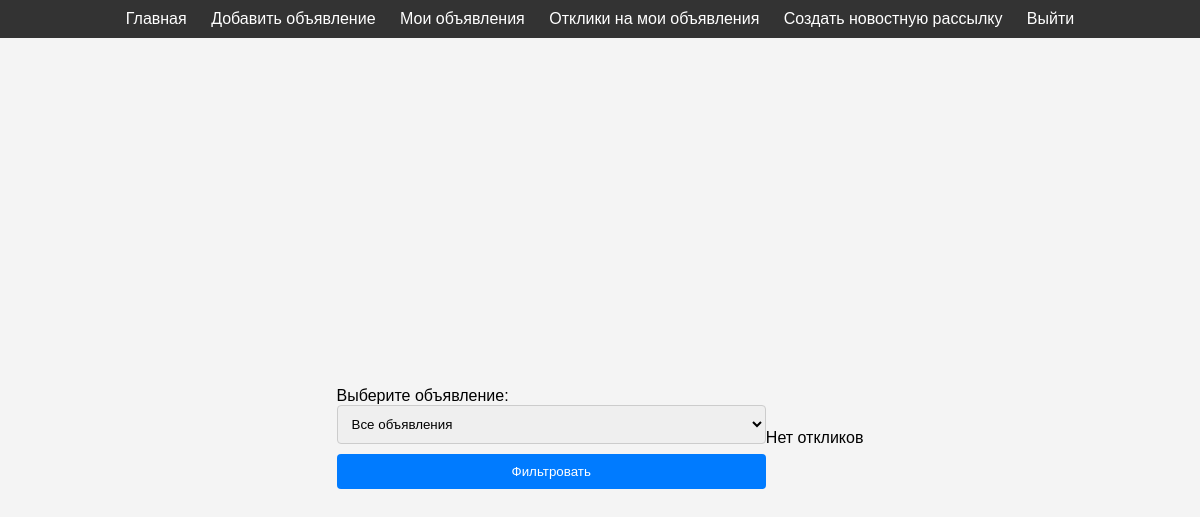
The app's page /reply/ (signed in), older data.
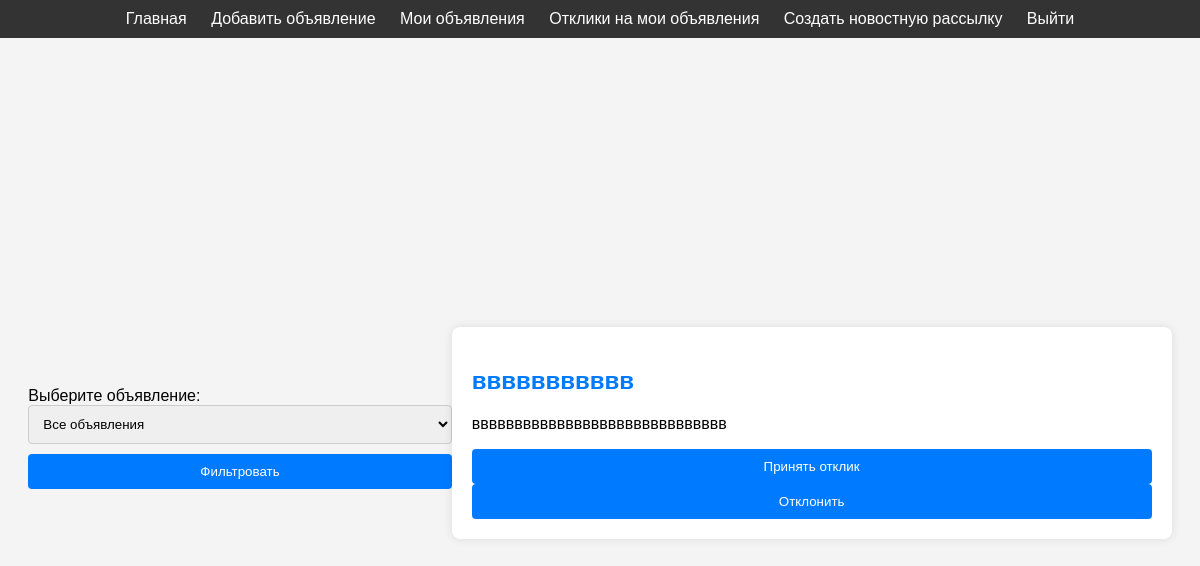
The same page, newer data.
### main/models.py (models this page shows, shortened)
class Reply(models.Model):
    title = models.CharField(max_length=255)
    content = RichTextField()
    author = models.ForeignKey(User, on_delete=models.CASCADE)
    ad = models.ForeignKey(Post, on_delete=models.CASCADE)

### main/views.py (the view)
# urls.py: path('reply/', ReplyList.as_view(), name='reply_list'),
class ReplyList(ListView):
    model = Reply
    template_name = 'reply_list.html'
    context_object_name = 'reply'
    def get_queryset(self):
        queryset = super().get_queryset()
        post_id = self.request.GET.get('post')
        if post_id:
            queryset = queryset.filter(ad_id=post_id)
        return queryset
    def get_context_data(self, **kwargs):
        context = super().get_context_data(**kwargs)
        context['posts'] = Post.objects.filter(author=self.request.user)
        context['selected_post'] = self.request.GET.get('post')
        return context

### templates/reply_list.html (shortened to what this page needs)
{% extends 'flatpages/default.html' %}
{% block content %}
<div class="content">
    <form method="get" action="{% url 'reply_list' %}">
        <label for="post">Выберите объявление:</label>
        <select name="post" id="post">
            <option value="">Все объявления</option>
        </select>
        <button type="submit">Фильтровать</button>
    </form>
    {% if reply %}
        <div class="ads-list">
            {% for one_reply in reply %}
                {% if one_reply.ad.author == user %}
                    <div class="ad-item">
                        <h2><a href="{% url 'post_detail' one_reply.ad.id %}">{{ one_reply.title }}</a></h2>
                        <p>{{ one_reply.content|safe }}</p>
                        <form method="post" action="{% url 'reply_accept' one_reply.id %}" style="display:inline;">
                            <button type="submit" onclick="return confirm('Вы уверены, что хотите принять этот отклик?')">Принять отклик</button>
                        </form>
                        <form method="post" action="{% url 'reply_delete' one_reply.id %}" style="display:inline;">
                            <button type="submit" onclick="return confirm('Вы уверены, что хотите отклонить этот отклик?')">Отклонить</button>
                        </form>
                    </div>
                {% endif %}
            {% endfor %}
        </div>
    {% else %}
        <p>Нет откликов</p>
    {% endif %}
</div>
{% endblock content %}

Row changes from the older to the newer data that the page shows:
added Reply: title "ввввввввввв", content "вввввввввввввввввввввввввввввв"
Text that changed along with them:
text no longer shown: "Нет откликов"
